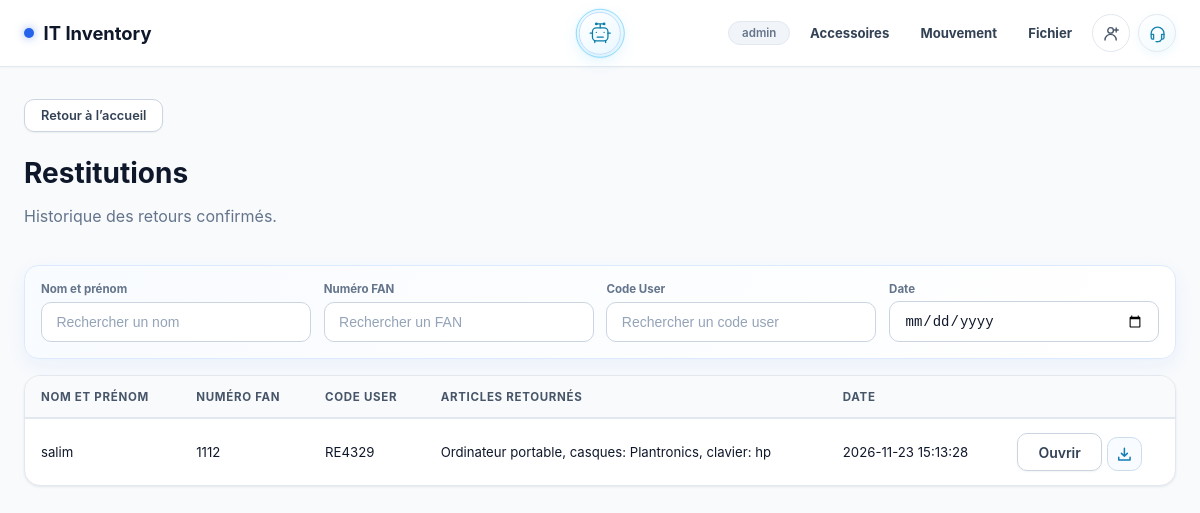
/restitutions (signed in), run on an earlier commit of the app's database.
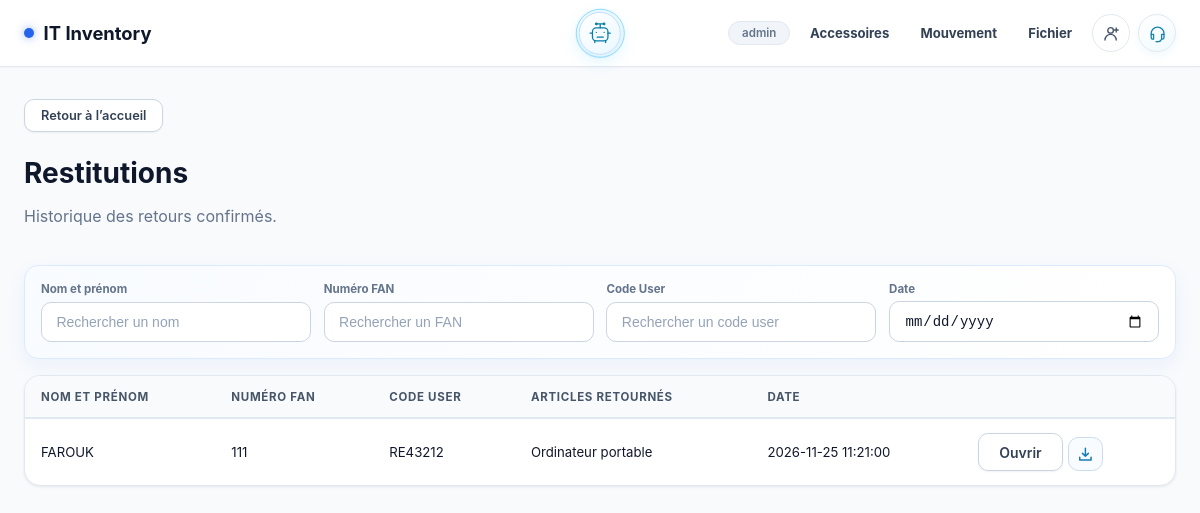
And on a later commit of the database.
### tables this page shows
CREATE TABLE restitutions (
        id INTEGER PRIMARY KEY AUTOINCREMENT,
        computer_id INTEGER NOT NULL,
        created_at TEXT NOT NULL DEFAULT CURRENT_TIMESTAMP
    , recipient_name TEXT, recipient_code TEXT, computer_returned INTEGER NOT NULL DEFAULT 0);

### app/routes/inventory.py (the view)
@inventory_bp.route('/restitutions')
def restitution_index():
    records = get_db().execute("""SELECT r.id AS restitution_id, r.created_at AS issued_at,
        COALESCE(r.recipient_name, i.last_recipient, i.username,
            (SELECT d.recipient_name FROM discharges d WHERE d.computer_id=r.computer_id ORDER BY d.id DESC LIMIT 1)) AS display_user,
        COALESCE(r.recipient_code, i.code_user,
            (SELECT d.recipient_code FROM discharges d WHERE d.computer_id=r.computer_id ORDER BY d.id DESC LIMIT 1)) AS display_code,
        r.computer_returned, i.fan,
        GROUP_CONCAT(CASE WHEN ri.category = 'sim-cards' THEN 'SIM Cards' WHEN ri.category = 'telephones' THEN 'Téléphone' ELSE ri.category END || ': ' || ri.brand || CASE WHEN ri.phone_model IS NOT NULL THEN ' ' || ri.phone_model ELSE '' END || CASE WHEN ri.category = 'sim-cards' THEN ' - ' || COALESCE(ri.serial_number, '') || ' - ' || COALESCE(ri.technical_details, '') ELSE '' END, ', ') AS returned_items
        FROM restitutions r JOIN inventory i ON i.id=r.computer_id
        LEFT JOIN restitution_items ri ON ri.restitution_id=r.id
        GROUP BY r.id ORDER BY r.id DESC""").fetchall()
    return render_template('discharge_list.html', records=records, movement='restitution')

### app/models/database.py (called while the page is built)
def get_db():
    if 'db' not in g:
        g.db = sqlite3.connect(
            current_app.config['DB_PATH'],
            detect_types=sqlite3.PARSE_DECLTYPES,
        )
        g.db.row_factory = sqlite3.Row
    return g.db

### templates/discharge_list.html (shortened to what this page needs)
{% extends 'base.html' %}
{% block content %}
<div class="page-fade accessory-page discharge-history">
  <a href="{{ url_for('inventory.index') }}" class="btn-back">Retour à l’accueil</a>
  <header class="accessory-heading"><div><h1>{{ 'Restitutions' if movement == 'restitution' else 'Décharges' }}</h1><p class="text-muted">{{ 'Historique des retours confirmés.' if movement == 'restitution' else 'Décharges actives : les articles déjà retournés sont retirés de cette liste.' }}</p></div></header>
  <div class="discharge-search-grid">
    <label>Nom et prénom<input id="searchUser" class="form-input" placeholder="Rechercher un nom" oninput="filterDischarges()"></label>
    <label>Numéro FAN<input id="searchFan" class="form-input" placeholder="Rechercher un FAN" oninput="filterDischarges()"></label>
    <label>Code User<input id="searchCodeUser" class="form-input" placeholder="Rechercher un code user" oninput="filterDischarges()"></label>
    <label>Date<input id="searchDate" type="date" class="form-input" oninput="filterDischarges()"></label>
  </div>
  <div class="card accessory-table-wrap"><table class="inv-table"><thead><tr><th>Nom et prénom</th><th>Numéro FAN</th><th>Code User</th><th>{{ 'Articles retournés' if movement == 'restitution' else 'Articles remis' }}</th><th>Date</th><th></th></tr></thead><tbody id="dischargeRows">
    {% for row in records %}{% set items = row.returned_items if movement == 'restitution' else row.taken_items %}{% if movement == 'restitution' and row.computer_returned %}{% set items = ('Ordinateur portable' ~ (', ' ~ items if items else '')) %}{% endif %}<tr class="discharge-record" data-code="{{ (row.display_code or '')|lower }}" data-fan="{{ (row.fan or '')|lower }}" data-user="{{ (row.display_user or '')|lower }}" data-date="{{ (row.issued_at or '')[:10] }}"><td>{{ row.display_user or '—' }}</td><td>{{ row.fan or '—' }}</td><td>{{ row.display_code or '—' }}</td><td>{{ items or '—' }}</td><td>{{ row.issued_at or '—' }}</td><td class="document-actions">{% if movement == 'restitution' %}<a class="btn btn-secondary" href="{{ url_for('inventory.restitution_record_document', restitution_id=row.restitution_id) }}">Ouvrir</a><a class="document-download-button" href="{{ url_for('inventory.restitution_record_document', restitution_id=row.restitution_id, download=1) }}" aria-label="Télécharger la restitution {{ row.restitution_id }}" title="Télécharger la restitution"><svg viewBox="0 0 20 20" aria-hidden="true"><path d="M10 2.75v9.5m0 0 3.5-3.5M10 12.25l-3.5-3.5M3.25 13.5v3.25h13.5V13.5"/></svg></a>{% endif %}</td></tr>{% else %}<tr><td colspan="6" class="accessory-empty">{{ 'Aucun retour confirmé.' if movement == 'restitution' else 'Aucune décharge active.' }}</td></tr>{% endfor %}
  </tbody></table></div>
</div>
{% endblock %}

What changed in the data, as far as the page shows it:
no longer on this page (row unchanged): restitutions: recipient_name "salim", fan "1112", recipient_code "RE4329", items "Ordinateur portable, casques: Plantronics, clavier: hp", created_at "2026-11-23 15:13:28"
added restitutions: recipient_name "FAROUK", fan "111", recipient_code "RE43212", items "Ordinateur portable", created_at "2026-11-25 11:21:00"
